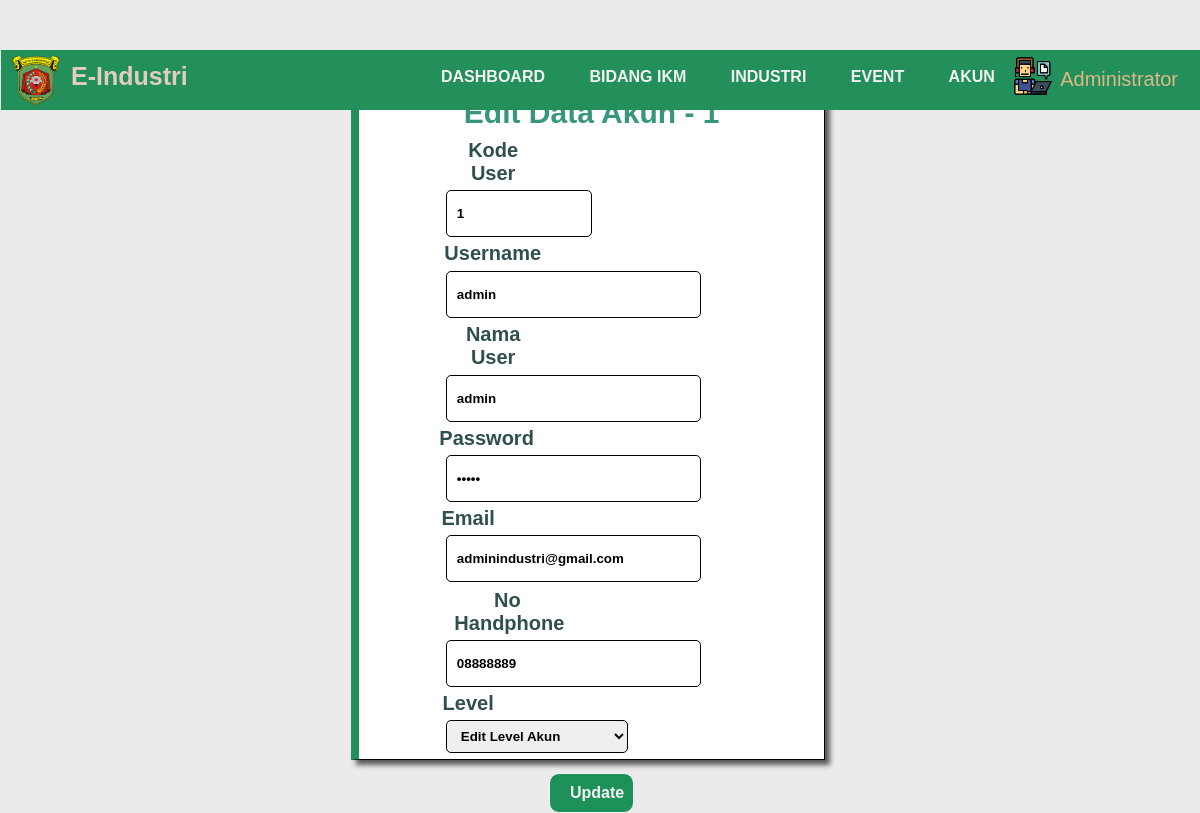
Screenshot of /admin/edit_akun.php?kode_user=1 (signed in) with the database file from the repository.
### tables this page shows
CREATE TABLE `akun` (
  `kode_user` varchar(11) NOT NULL,
  `username` varchar(20) NOT NULL,
  `nama_user` varchar(30) NOT NULL,
  `password` varchar(20) NOT NULL,
  `email` text NOT NULL,
  `no_hp` varchar(20) NOT NULL,
  `level` varchar(20) NOT NULL
);

### admin/edit_akun.php (the view, shortened to what this page needs)
<?php
include '../konek.php';
if (isset($_SESSION['superadmin'])) {
	if ($_GET['kode_user']) {
		$kodeuser = $_GET['kode_user'];
		$query = mysqli_query($konek, "SELECT * from `akun` WHERE `kode_user` = '{$kodeuser}'");
		foreach ($query as $row) {
			$kodeuser                =    $row['kode_user'];
            $vusername                =    $row['username'];
            $vnamauser                 =   $row['nama_user'];
            $vpassword                 =   $row['password'];
            $vemail                 =   $row['email'];
            $vnohp                 =   $row['no_hp'];
		}
	}
} else {
	header("location:../login.php");
}
?>
<!DOCTYPE html>
<html lang="en">
<head>
	<link href="../css/tambah_data.css" rel="stylesheet" type="text/css" />
</head>
<body>
		<div class="header-admin">
			<div class="corner-header">
				<li class="logo-admin"><img src="../image/dinas_kaltim.png" alt="" style="width: 50px;"></li>
            	<ul class="title-app">E-Industri</ul>
            	<ul class="navbar-admin">
                	<li><a href="admin-dashboard.php">Dashboard</a></li>
               		<li><a href="bidang_ikm.php">Bidang IKM</a></li>
                	<li><a href="industri.php">Industri</a></li>
                	<li><a href="event.php">Event</a></li>
					<li><a href="akun.php">Akun</a></li>
				</ul>
			</div>
			<div class="ikon-profil">
				<img src="../image/worker.png">
				<li class="dropdown" style="margin-right: -165px">Administrator
				</li>
			</div>
		</div>
		<div class="form-konten">
			<div class="pad-tambah" style="height: 680px; margin-top: -150px;">
			<h2 style="margin-top: -35px;">Edit Data Akun - <?= @$kodeuser ?></h2>
            <br><br>
      		<form action="akun_proses.php" method="POST">
			  <div style="margin-bottom: 25px;">
			  	<br>
				  <p style="width: 35%;padding: 10px 20px; margin-top: -60px; margin-left: 20px; margin-bottom: 5px;color:darkslategray; font-weight:bold;font-size: 20px;font-family:'Gill Sans', 'Gill Sans MT', Calibri, 'Trebuchet MS', sans-serif">Kode User</p>
				  <input type="text" name="kode_user" required="true" style="font-weight:700;width: 40%;text-decoration: none;padding: 15px 10px;border-radius: 5px;border: 1px solid; margin-top: -10px; margin-left: -40%" autocomplete="off" value="<?= @$kodeuser ?>">
				</div>
                <div>
					<p style="width: 35%;padding: 10px 20px; margin-top: -30px; margin-left: 15px; margin-bottom: 10px;color:darkslategray; font-weight:bold;font-size: 20px;font-family:'Gill Sans', 'Gill Sans MT', Calibri, 'Trebuchet MS', sans-serif">Username</p>
					<input type="text" name="username" required="true" style="font-weight:700;width: 70%;text-decoration: none;padding: 15px 10px;border-radius: 5px;border: 1px solid; margin-top: -40px;margin-left: -10%" autocomplete="off" value="<?= @$vusername ?>">
				</div>
				<div>
					<p style="width: 35%;padding: 10px 20px; margin-top: -5px; margin-left: 20px; margin-bottom: 10px;color:darkslategray; font-weight:bold;font-size: 20px;font-family:'Gill Sans', 'Gill Sans MT', Calibri, 'Trebuchet MS', sans-serif">Nama User</p>
					<input type="text" name="nama_user" required="true" style="font-weight:700;width: 70%;text-decoration: none;padding: 15px 10px;border-radius: 5px;border: 1px solid; margin-top: -40px;margin-left: -10%" autocomplete="off" value="<?= @$vnamauser ?>">
				</div>
                <div>
					<p style="width: 35%;padding: 10px 20px; margin-top: -5px; margin-left: 10px; margin-bottom: 5px;color:darkslategray; font-weight:bold;font-size: 20px;font-family:'Gill Sans', 'Gill Sans MT', Calibri, 'Trebuchet MS', sans-serif">Password</p>
					<input type="password" name="password" required="true" style="font-weight:700;width: 70%;text-decoration: none;padding: 15px 10px;border-radius: 5px;border: 1px solid; margin-top: -10px;margin-left: -10%" autocomplete="off" value="<?= @$vpassword ?>">
				</div>
                <div>
					<p style="width: 35%;padding: 10px 20px; margin-top: -5px; margin-left: -5px; margin-bottom: 5px;color:darkslategray; font-weight:bold;font-size: 20px;font-family:'Gill Sans', 'Gill Sans MT', Calibri, 'Trebuchet MS', sans-serif">Email</p>
					<input type="text" name="email" required="true" style="font-weight:700;width: 70%;text-decoration: none;padding: 15px 10px;border-radius: 5px;border: 1px solid; margin-top: -10px;margin-left: -10%" autocomplete="off" value="<?= @$vemail ?>">
				</div>
                <div>
					<p style="width: 40%;padding: 10px 20px; margin-top: -3px; margin-left: 25px; margin-bottom: 5px;color:darkslategray; font-weight:bold;font-size: 20px;font-family:'Gill Sans', 'Gill Sans MT', Calibri, 'Trebuchet MS', sans-serif">No Handphone</p>
					<input type="text" name="no_hp" required="true" style="font-weight:700;width: 70%;text-decoration: none;padding: 15px 10px;border-radius: 5px;border: 1px solid; margin-top: -10px;margin-left: -10%" autocomplete="off" value="<?= @$vnohp ?>">
				</div>
                <div>
					<p style="width: 35%;padding: 10px 20px; margin-top: -5px; margin-left: -5px; margin-bottom: 2px;color:darkslategray; font-weight:bold;font-size: 20px;font-family:'Gill Sans', 'Gill Sans MT', Calibri, 'Trebuchet MS', sans-serif">Level</p>
					<select name="level" id="level" style="border:1px solid;border-radius:5px;font-weight:700;width: 50%;text-decoration: none;padding: 7px 10px; margin-top: -20px;margin-left: -30%" required="true" autocomplete="off">
						<option value="">Edit Level Akun</option>
                    </select>
                </div>
				<div style="text-align:center; margin-left: 40px; margin-right: 40px;  margin-top: 20px;">
					<button style="padding: 10px 20px;border: 1px solid;font-weight: bold;border-radius: 10px;font-size: 16px;background: rgb(30, 144, 89);color: whitesmoke; width: 30%;" name="edit">Update</button>
				</div>
			</form>
			</div>
		</div>
</body>
</html>

### css/tambah_data.css (style rules this page uses)
*, *:before, *:after { box-sizing: border-box; }
body { background-color: rgb(236, 235, 235); }
.header-admin { position: fixed; background: rgb(35, 144, 91); width: 101%; height: 60px; margin-left: -7px; margin-right: 10px; margin-top: -15%; }
.logo-admin { display: block; margin-left: 10px; margin-top: 4px; }
.title-app { margin-top: -55px; margin-left: 30px; color: #e0cdc3; font-weight: 900; font-size: 25px; font-family:'Trebuchet MS', 'Lucida Sans Unicode', 'Lucida Grande', 'Lucida Sans', Arial, sans-serif; margin-right: 10px; }
.navbar-admin { margin-left: 400px; margin-bottom: -20px; margin-top: -53px; padding: 0px; text-transform: uppercase; font-family: 'Gill Sans', 'Gill Sans MT', Calibri, 'Trebuchet MS', sans-serif; font-weight: bolder; }
.corner-header { background-color:white(44, 44, 44); color: Black; }
.corner-header img { width: 70px; display: block; margin-bottom: 10px; }
.corner-header ul li { margin-left: 30px; display:inline-block; font-size: 16px; margin-top: 5px; }
.corner-header a { color:rgb(243, 241, 241); text-decoration: none; transition: .3s; font-family:Verdana, Geneva, Tahoma, sans-serif; margin-top: 10px; margin-left: 10px; }
.ikon-profil { position:relative; line-height:3; margin:0; padding:0; list-style-type:none; list-style-position:inside; z-index: 2; }
.ikon-profil img { width: 40px; float: right; margin-right: 160px; margin-top: -10px; }
.dropdown { color: burlywood; float: right; margin-right: -130px; font-size: 20px; font-family: 'Franklin Gothic Medium', 'Arial Narrow', Arial, sans-serif; margin-top: -17px; text-transform: capitalize; }
.form-konten { margin-top: 230px; margin-bottom: 10px; text-align: center; width: 100%; }
.form-konten h2 { font-size: 30px; margin-bottom: 5px; width: 100%; text-align: center; font-weight:bold; margin-top: -10px; color: rgb(55, 150, 125); font-family:'Gill Sans', 'Gill Sans MT', Calibri, 'Trebuchet MS', sans-serif }
.pad-tambah { margin-top: -90px; float: left; height: 390px; background-color: #ffffff; text-align: center; width: 40%; background-size:cover; background-position:0 -500px; border: 1px solid black; box-shadow:5px 5px 5px rgb(90, 89, 89); padding: 50px; margin-left: 29%; margin-bottom: -10px; border-left: 8px solid rgb(35, 144, 91); }

### rows the page displays
akun: kode_user "1", username "admin", nama_user "admin", email "adminindustri@gmail.com", no_hp "08888889"
